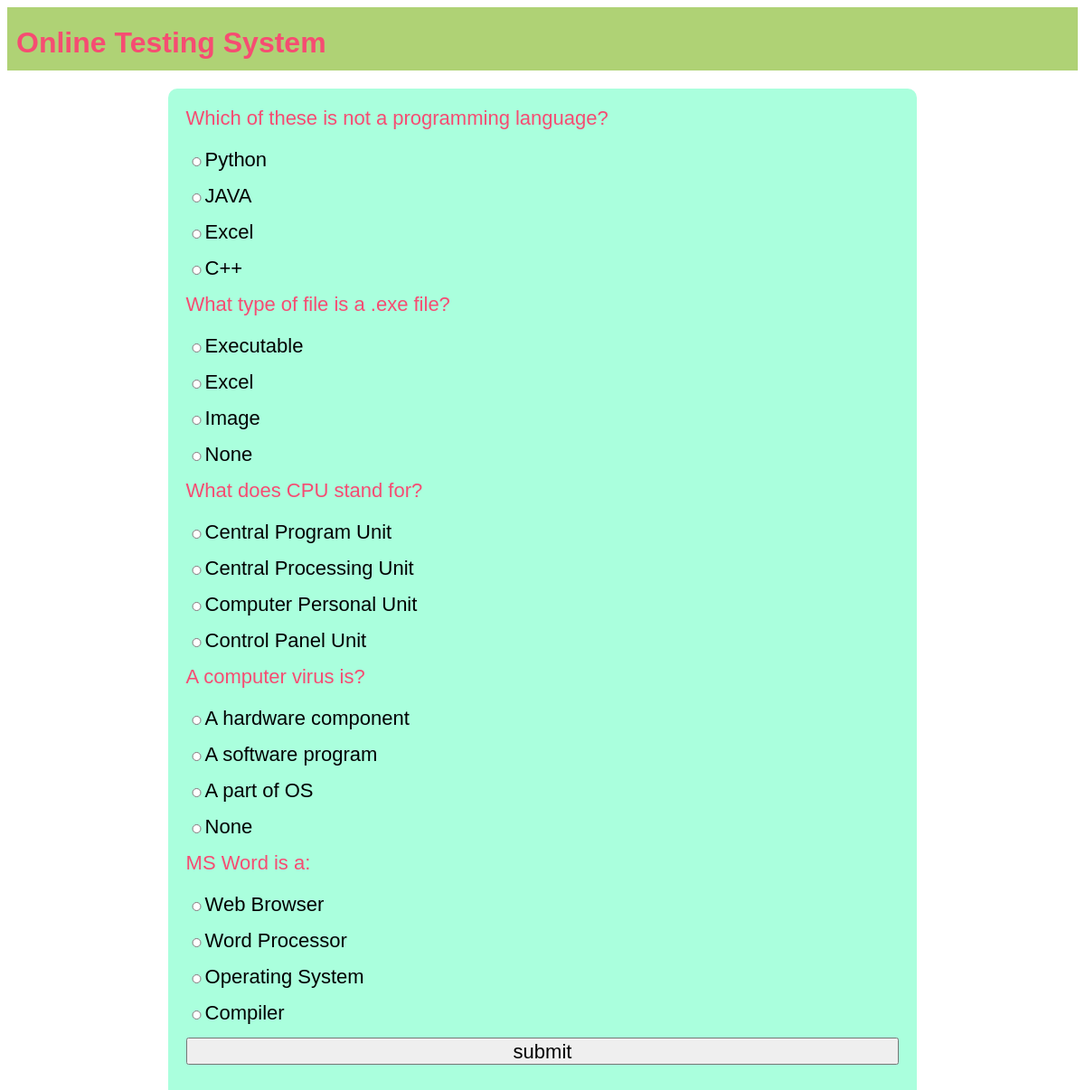
Page /Ots/test-paper?n=5 on the committed database.
### Ots/models.py (models this page shows)
class Question(models.Model):
    qid=models.BigAutoField(primary_key=True,auto_created=True)
    que=models.TextField()  #bcs charfiled support only 255 character
    a=models.CharField(max_length=255)
    b=models.CharField(max_length=255)
    c=models.CharField(max_length=255)
    d=models.CharField(max_length=255)
    ans=models.CharField(max_length=255)

### Ots/views.py (the view)
# urls.py: path('test-paper',testPaper,name='testpaper'),
def testPaper(request):
    if 'name' not in request.session.keys():
        res=HttpResponseRedirect("login")
    n=int(request.GET['n'])
    question_pools=list(Question.objects.all())
    random.shuffle(question_pools)
    questions_list=question_pools[:n]
    context={'questions':questions_list}
    res=render(request,'testpaper.html',context)
    return res

### Ots/templates/testpaper.html (shortened to what this page needs)
{% extends 'main.html' %}
{%block content%}
    <form action="{% url 'Ots:calculateTest' %}" method="post">
        {% for question in questions %}
        <div class="question">
            {{question.que}}
        </div>
        <div class="option">
            <input type="radio" name="q{{question.qid}}" value="a">{{question.a}}
        </div>
        <div class="option">
            <input type="radio" name="q{{question.qid}}" value="b">{{question.b}}
        </div>
        <div class="option">
            <input type="radio" name="q{{question.qid}}" value="c">{{question.c}}
        </div>
        <div class="option">
            <input type="radio" name="q{{question.qid}}" value="d">{{question.d}}
        </div>
        {% endfor %}
        <div>
            <input type="submit" value="submit">
        </div>
    </form>
{%endblock content%}

### Ots/static/theme.css (style rules this page uses)
* { font-family: 'Gill Sans', 'Gill Sans MT', Calibri, 'Trebuchet MS', sans-serif; }

### Ots/static/formstyle.css (style rules this page uses)
form { box-sizing: border-box; padding: 20px; border-radius: 10px; background-color: #afd; display: table; width: 100%; }
input { display: block; width: 100%; margin-bottom: 20px; height: 30px; font-size: 22px; }
.question { color: #f64c72; font-size: 22px; margin-bottom: 20px; }
.option { font-size: 22px; }
.option input { display: inline; width: fit-content; height: 10px; }

### rows in the picture
Question: que "Which of these is not a programming language?", a "Python", b "JAVA", c "Excel", d "C++"
Question: que "What type of file is a .exe file?", a "Executable", b "Excel", c "Image", d "None"
Question: que "What does CPU stand for?", a "Central Program Unit", b "Central Processing Unit", c "Computer Personal Unit", d "Control Panel Unit"
Question: que "A computer virus is?", a "A hardware component", b "A software program", c "A part of OS", d "None"
Question: que "MS Word is a:", a "Web Browser", b "Word Processor", c "Operating System", d "Compiler"
